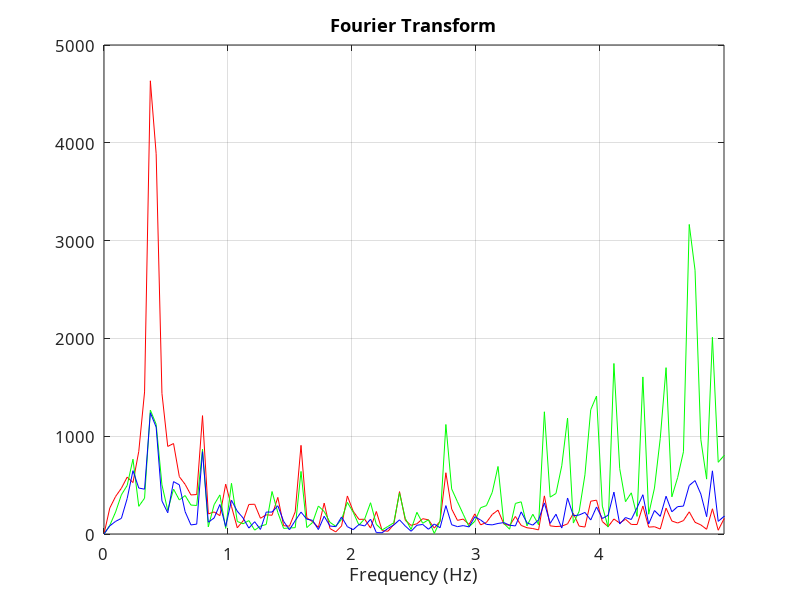

This figure's MATLAB source:
%clear all
%clc



M = load('TestRig.csv');
% x y z x y z time

timeseries = M(:,7)/1000;

dataseriesx = M(:,4);
dataseriesy = M(:,5);
dataseriesz = M(:,6);



delta_t = mean(diff(timeseries));

delta_f = 1/(timeseries(end) - timeseries(1));              % frequency interval of fourier transform = reciprocal of length of time series
max_f   = 1/delta_t;            % maximum frequency - reciprocal of time-step (sampling frequency)
f_line = [0:delta_f:max_f]';    % frequency vector for plotting


% Fourier transform of waveform (complex number)
Xft = fft(dataseriesx - mean(dataseriesx));
Yft = fft(dataseriesy - mean(dataseriesy));
Zft = fft(dataseriesz - mean(dataseriesz));

% Magnitude of Fourier transform
% Xftmag = abs(Xft);            % Fourier-space
Xftmag = 2*abs(Xft)/numel(Xft); % Scaled to give amplitudes of frequency components
Yftmag = 2*abs(Yft)/numel(Yft);
Zftmag = 2*abs(Zft)/numel(Zft);


%clf %figure
plot(f_line,Xftmag,'r',f_line,Yftmag,'g',f_line,Zftmag,'b')
set(gca,'xlim',[0 max_f/2]);
%set(gca,'ylim',[0 12]);
set(gca,'FontName','Verdana','FontSize',12);
xlabel('Frequency (Hz)');
title('Fourier Transform')
grid




